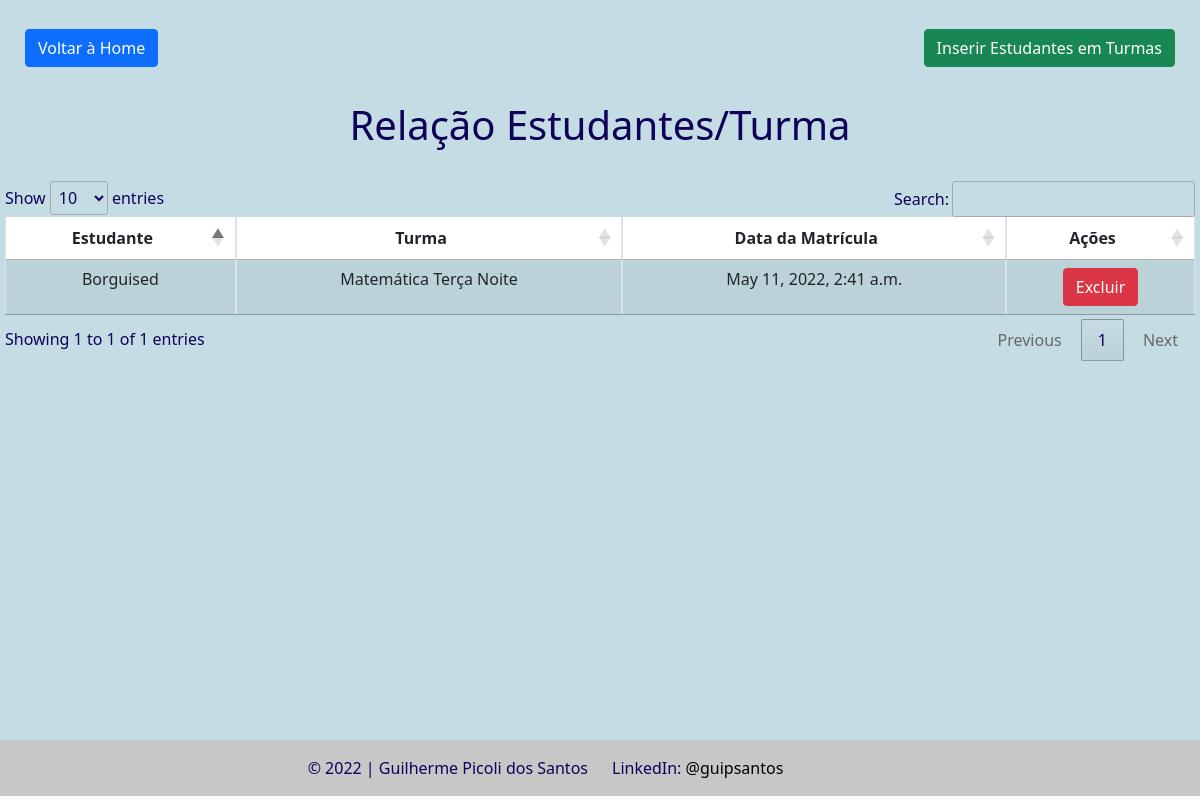
Page /DjangoProject/AlunoApp/listar/aluno/turma/ on the committed database.
### AlunoApp/models.py (models this page shows)
class AlunoTurma(models.Model):
    turma = models.ForeignKey(Turma, on_delete=models.DO_NOTHING, db_column='turma')
    aluno = models.ForeignKey(Aluno, on_delete=models.DO_NOTHING, db_column='aluno')
    data_cadastro = models.DateTimeField(auto_now_add=True, verbose_name='Data de cadastro:')
    class Meta:
        db_table = 'alunoapp_aluno_turma'

class Aluno(models.Model):
    nome = models.CharField(max_length=250)
    cpf = CPFField(max_length=11, verbose_name='CPF')
    telefone_um = models.CharField(max_length=15, verbose_name='Telefone')
    telefone_dois = models.CharField(max_length=15, verbose_name='Outro Telefone', blank=True, null=True)
    logradouro = models.CharField(max_length=250, verbose_name='Endereço', blank=False, null=False)
    numero = models.IntegerField(max_length=8, verbose_name='Nº', blank=True, null=True)
    complemento = models.CharField(max_length=160, verbose_name='Complemento', blank=True, null=True)
    cidade = models.CharField(max_length=100, verbose_name='Cidade', blank=False, null=False)
    email = models.CharField(verbose_name='Email', max_length=100)
    ativo = models.BooleanField(verbose_name='Aluno está Devidamente ativo', )
    historico = HistoricalRecords()
    data_alteracao = models.DateTimeField(blank=True, null=True, verbose_name='Data de alteração:')
    data_cadastro = models.DateTimeField(auto_now_add=True, verbose_name='Data de cadastro:')
    class Meta:
        db_table = 'alunoapp_estudantes'
    def __str__(self):
        return self.nome

class Turma(models.Model):
    DIA_LST = (
        ('1','Segunda'),
        ('2','Terça'),
        ('3','Quarta'),
        ('4','Quinta'),
        ('5','Sexta'),
    )
    MATERIA_LST = (
        ('1','Português'),
        ('2','Matemática'),
        ('3','Ciências'),
        ('4','Artes'),
        ('5','Educação Física'),
    )
    nome = models.CharField(max_length=250)
    materia = models.CharField(max_length=1, null=False, blank=False, choices=MATERIA_LST)
    dia_semana = models.CharField(max_length=1, null=False, blank=False, choices=DIA_LST)
    hora_inicio = models.TimeField(blank=True, null=True)
    hora_termino = models.TimeField(blank=True, null=True)
    data_alteracao = models.DateTimeField(blank=True, null=True, verbose_name='Data de alteração:')
    data_cadastro = models.DateTimeField(auto_now_add=True, verbose_name='Data de cadastro:')
    class Meta:
        db_table = 'alunoapp_turma'
    def __str__(self):
        return self.nome

### AlunoApp/views.py (the view)
class AlunoTurmaListView(ListView):
    template_name = 'AlunoApp/listar-aluno-turma.html'
    model = AlunoTurma
    def get(self, request, **kwargs):
        alunoturma_lst = AlunoTurma.objects.all().order_by('id')
        return render(request, self.template_name, {'alunoturma_lst': alunoturma_lst})

### AlunoApp/templates/AlunoApp/listar-aluno-turma.html (shortened to what this page needs)
{% block conteudo %}
<html>
    <head>
		<link href="https://cdn.jsdelivr.net/npm/bootstrap@5.1.3/dist/css/bootstrap.min.css" rel="stylesheet">
        <link rel="stylesheet" href="https://cdn.datatables.net/1.10.19/css/jquery.dataTables.min.css" />
	</head>
    <body>
        <div class="col-md-12">
            <br>
            <a href="{% url 'AlunoApp:index' %}">
                <button type="button" class="btn btn-primary fa fa-file-o pull-left" id="index-btn">
                    Voltar à Home
                </button>
            </a>
            <a href="{% url 'AlunoApp:cadastrar-aluno-turma' %}">
                <button type="button" class="btn btn-success fa fa-file-o pull-right" id="cmd-novo">
                    Inserir Estudantes em Turmas
                </button>
            </a>
            <br><br>
        </div>
        <br>
        <h1 class="text-center">Relação Estudantes/Turma</h1>
        <br>
        <table class="table table-bordered table-striped tabela-datatables" id="tabela-turmas">
            <thead>
                <tr>
                    <th class="text-center">Estudante</th>
                    <th class="text-center">Turma</th>
                    <th class="text-center">Data da Matrícula</th>
                    <th class="text-center">Ações</th>
                </tr>
            </thead>
            <tbody>
                {% for relacao in alunoturma_lst %}
                    <tr>
                        <td class="text-center">{{ relacao.aluno }}</td>
                        <td class="text-center">{{ relacao.turma }}</td>
                        <td class="text-center">{{ relacao.data_cadastro }}</td>
                        <td class="text-center">
                            <a href="{% url 'AlunoApp:excluir-aluno-turma' relacao.id %}">
                                <button type="button" class="btn btn-danger">Excluir</button>
                            </a>
                        </td>
                    </tr>
                {% endfor %}
            </tbody>
        </table>
        <br><br><br>
		<footer class="bg-light text-center text-lg-start" id="footer">
			<div class="row p-3" style="background-color: rgba(0, 0, 0, 0.2);">
				<div class="col-md-6 text-end">
					© 2022 | Guilherme Picoli dos Santos
				</div>
				<div class="col-md-6 text-start">
					LinkedIn: <a href="https://www.linkedin.com/in/guipsantos/">@guipsantos</a>
				</div>
			</div>
		</footer>
    </body>
</html>
{% endblock %}

### AlunoApp/templates/AlunoApp/listar-aluno-turma.html (style rules this page uses)
body { padding:5px; background-color:rgb(196, 221, 228); color:rgb(15, 2, 88) ; }
#footer { position: fixed; height: 60px; bottom: 0px; left: 0px; right: 0px; margin-bottom: 0px; }
a { text-decoration: none; color:black; }
tr { background-color:white; }
.pull-right { float:right; margin-right:20px; }
.pull-left { float:left; margin-left:20px; }

### rows in the picture
AlunoTurma: aluno "Borguised", turma "Matemática Terça Noite", data_cadastro "May 11, 2022, 2:41 a.m."
